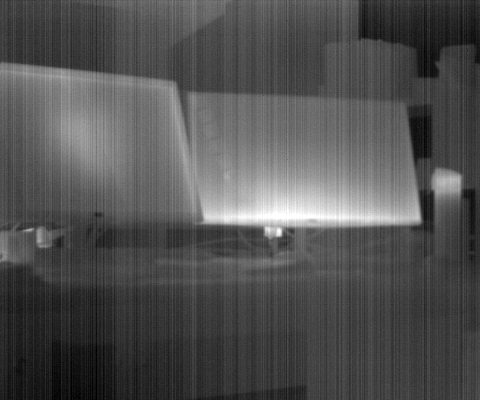
#> input picture dataset/RealIR/crop_1.png, 480 x 400 px
$ python icv_mrd.py
#> lines starting #> are read from the running program, lines starting #| are printed output that depends on the picture; after the words box and inside, x2 and y2 are one past the last pixel; in counts of white or black regions, pixels touching at a corner belong together; long printed decimals are rounded
import numpy as np
from PIL import Image

def calculate_icv_mrd(rec_path, nuf_path):
    """
    비균일성 보정(NUC) 성능을 ICV와 MRD 지표로 평가한다.

    1. ICV (Inverse Coefficient of Variation): 평탄한 영역의 균일성 측정.
       값이 높을수록 노이즈 억제 성능이 우수함을 의미한다.
    2. MRD (Mean Relative Deviation): 디테일 영역의 상대적 오차 측정.
       값이 낮을수록 디테일 보존 성능이 우수함을 의미한다.

    참고: 이 함수는 'crop_1.png' 이미지에 특화된 평탄 영역 좌표를 포함하고 있다.
          다른 이미지에 적용하려면 좌표를 수정해야 한다.

    Args:
        rec_path (str): 보정 후 이미지 경로.
        nuf_path (str): 보정 전 원본 비균일 이미지 경로.

    Returns:
        tuple: (ICV, MRD, ZH)
            ICV (float): 계산된 ICV 값.
            MRD (float): 계산된 MRD 값.
            ZH (float): 최종 종합 점수 (ICV / MRD).
    """
#> called with rec_path = '../dataset/RealIR/crop_1.png', nuf_path = '../dataset/RealIR/crop_1.png'
    try:
        # --- 이미지 불러오기 및 전처리 ---
        rec_img = Image.open(rec_path).convert('L') # 흑백으로 변환
        nuf_img = Image.open(nuf_path).convert('L') # 흑백으로 변환
    except FileNotFoundError as e:
        print(f"오류: 파일을 찾을 수 없습니다. {e}")
        return None, None, None

    rec = np.array(rec_img, dtype=np.float64)
    nuf = np.array(nuf_img, dtype=np.float64)

    # 두 이미지의 크기가 다를 경우, rec 이미지의 크기를 nuf 이미지에 맞게 조절.
    if rec.shape != nuf.shape:
        h, w = nuf.shape
        rec_img_resized = Image.fromarray(rec).resize((w, h), Image.BILINEAR)
        rec = np.array(rec_img_resized, dtype=np.float64)

    # --- ICV (Inverse Coefficient of Variation) 계산 ---
    # crop_1.png 이미지의 평탄한 영역들을 수동으로 지정 (ROI: Region of Interest).
    # Python 인덱싱에 맞게 조정 (끝점은 +1 해줄 필요 없음, 슬라이싱의 특징)
    jy_1 = rec[0:50, 0:155]
    jy_2 = rec[0:85, 235:310] # 236 -> 235
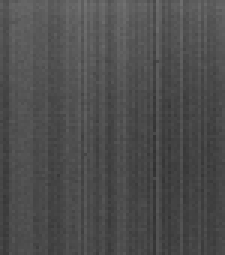
#> jy_2: shape (85, 75) float64 (shown 3 times larger); min 48, max 115, mean 77.2
    jy_3 = rec[0:30, 365:480] # 366 -> 365
    jy_4 = rec[90:200, 0:155] # 91 -> 90
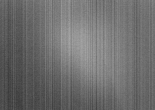
#> jy_4: shape (110, 155) float64; min 57, max 167, mean 109.7
    jy_5 = rec[115:200, 215:400] # 116 -> 115, 216 -> 215
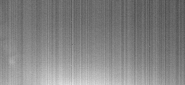
#> jy_5: shape (85, 185) float64; min 77, max 225, mean 130.5
    jy_6 = rec[300:400, 0:480] # 301 -> 300
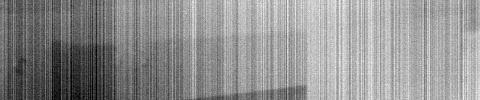
#> jy_6: shape (100, 480) float64; min 0, max 90, mean 50.8; drawn with min black and max white

    # 모든 평탄 영역의 픽셀들을 하나의 벡터로 결합.
    jy = np.concatenate([
        jy_1.flatten(), jy_2.flatten(), jy_3.flatten(),
        jy_4.flatten(), jy_5.flatten(), jy_6.flatten()
    ])

    # 평탄 영역의 평균과 표준편차 계산.
    mean_jy = np.mean(jy)
#> mean_jy = 76.64
    std_jy = np.std(jy, ddof=1) # MATLAB의 std는 표본 표준편차(ddof=1)가 기본.
#> std_jy = 37

    # 0으로 나누는 것을 방지.
    icv = mean_jy / std_jy if std_jy != 0 else 0.0
#> icv = 2.07

    # --- MRD (Mean Relative Deviation) 계산 ---
    # 계산에 사용된 평탄 영역을 마스킹하기 위해 복사본 생성.
    rec_masked = np.copy(rec)
    rec_masked[0:50, 0:155] = -1000
    rec_masked[0:85, 235:310] = -1000
    rec_masked[0:30, 365:480] = -1000
    rec_masked[90:200, 0:155] = -1000
    rec_masked[115:200, 215:400] = -1000
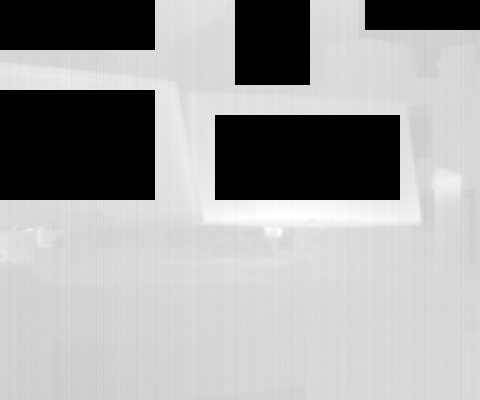
#> rec_masked: shape (400, 480) float64; min -1000, max 255, mean -207.6; drawn with min black and max white
    rec_masked[300:400, 0:480] = -1000
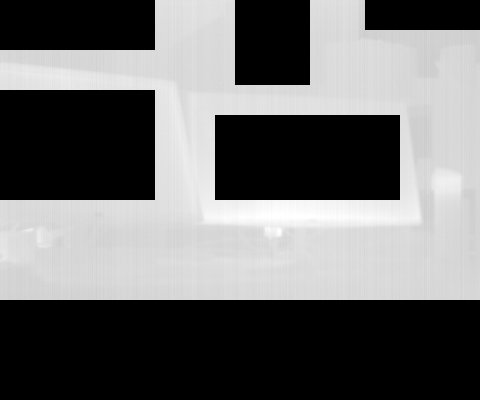
#> rec_masked: shape (400, 480) float64; min -1000, max 255, mean -470.3; drawn with min black and max white

    # 마스킹되지 않은 영역(디테일 영역)의 인덱스를 찾는다.
    mask = rec_masked != -1000
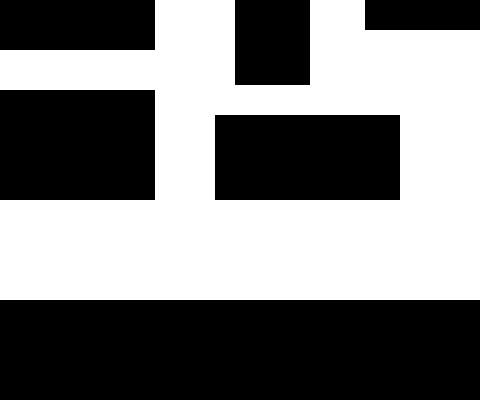
#> mask: shape (400, 480) bool; 48.8% white; 1 white region, box (x1, y1, x2, y2) and area: (0, 0, 480, 300) 93650

    # 디테일 영역에서만 두 이미지 간의 차이를 계산.
    r_n = np.abs(rec - nuf)
#> r_n: shape (400, 480) float64; every value is 0

    # 디테일 영역의 원본 이미지 픽셀 값.
    nuf_detail = nuf[mask]
    # 0으로 나누는 것을 방지하기 위해 0이 아닌 픽셀만 필터링.
    non_zero_mask = nuf_detail != 0

    # 상대적 오차를 계산.
    mm = r_n[mask][non_zero_mask] / nuf_detail[non_zero_mask]

    # 상대적 오차의 평균을 계산하여 MRD 값을 구한다.
    mrd = np.mean(mm)
#> mrd = 0

    # --- 최종 종합 점수 계산 ---
    # MRD가 0인 경우를 방지.
    zh = icv / mrd if mrd != 0 else float('inf')
#> zh = inf

    return icv, mrd, zh

if __name__ == '__main__':
    # 사용 예시
    # MATLAB 스크립트와 동일한 로직을 수행하기 위해 rec_path와 nuf_path를 같게 설정.
    # 실제 보정 성능을 평가하려면 rec_path에 보정된 이미지 경로를 입력해야 한다.
    rec_image_path = '../dataset/RealIR/crop_1.png'
    nuf_image_path = '../dataset/RealIR/crop_1.png'

    # rec_image_path = '../dataset/RealIRresults/Test_Pre_crop_1.png'

    ICV, MRD, ZH = calculate_icv_mrd(rec_image_path, nuf_image_path)
#> ICV = 2.07; MRD = 0; ZH = inf

    if ICV is not None:
        print(f"ICV: {ICV}")
#| ICV: 2.071
        print(f"MRD: {MRD}")
#| MRD: 0.0
        print(f"ZH (ICV/MRD): {ZH}")
#| ZH (ICV/MRD): inf

$ run again, with dataset/RealIR/crop_2.png copied over dataset/RealIR/crop_1.png
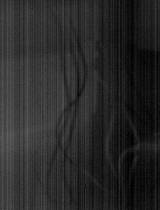
#> input picture dataset/RealIR/crop_2.png, 160 x 210 px
#> jy_2 = empty array
#> in calculate_icv_mrd, `jy_4 = rec[90:200, 0:155]`:
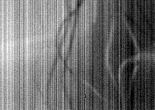
#> jy_4: shape (110, 155) float64; min 0, max 96, mean 42; drawn with min black and max white
#> mean_jy = 41.5
#> std_jy = 18.86
#> icv = 2.2
#> in calculate_icv_mrd, `rec_masked[90:200, 0:155] = -1000`:
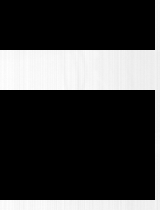
#> rec_masked: shape (210, 160) float64; min -1000, max 85, mean -727.7; drawn with min black and max white
#> mask: shape (210, 160) bool; 26.2% white; 1 white region, box (x1, y1, x2, y2) and area: (0, 0, 160, 210) 8800
#> r_n: shape (210, 160) float64; every value is 0
#> nuf_detail = 8800 values, max 85 at index 2977, min 0 at index 541, mean 39.59
#> mm = 8779 values from 0 to 0
#> mrd = 0
#> zh = inf
#> ICV = 2.2; MRD = 0; ZH = inf
#| ICV: 2.200
#| MRD: 0.0
#| ZH (ICV/MRD): inf
